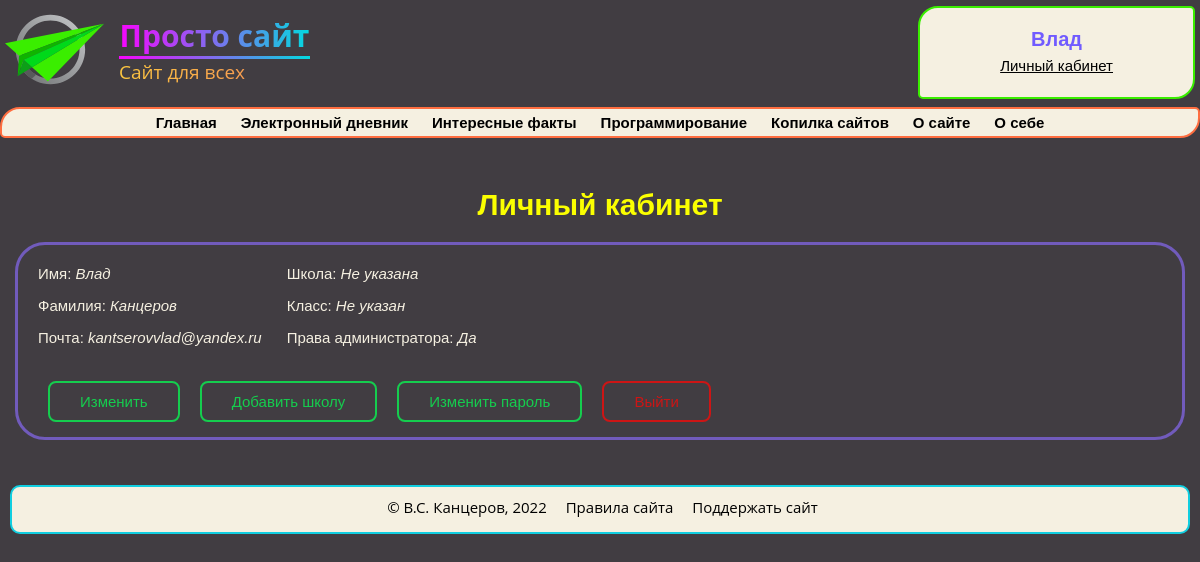
/personal (signed in), run on an earlier commit of the app's database.
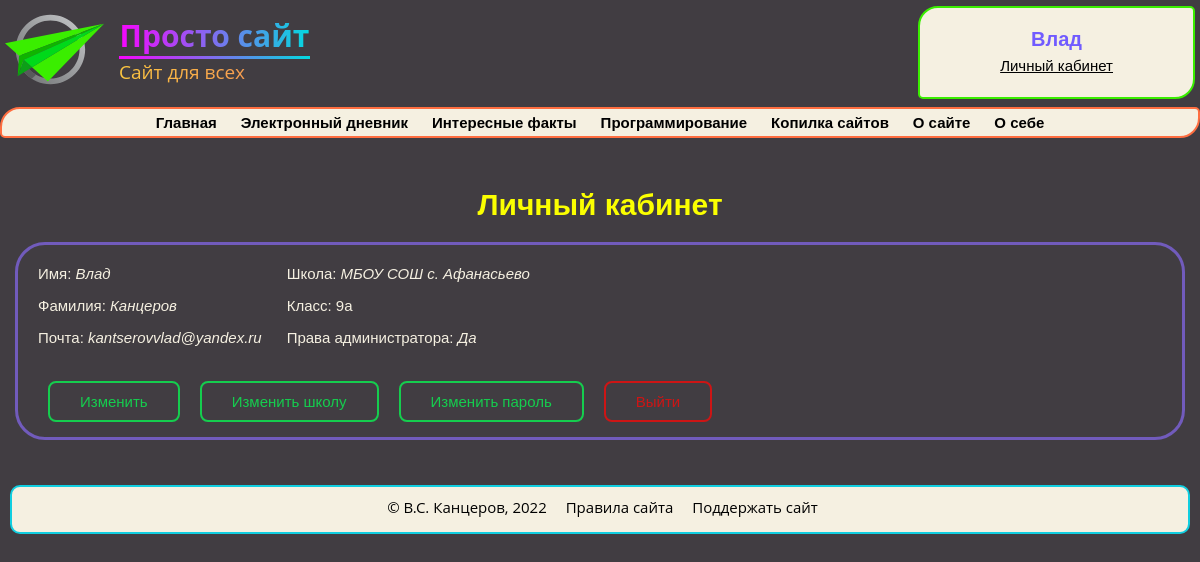
And on a later commit of the database.
### data/users.py (models this page shows, shortened)
class User(SqlAlchemyBase, UserMixin):
    __tablename__ = 'users'
    id = sqlalchemy.Column(sqlalchemy.Integer, primary_key=True, autoincrement=True)
    name = sqlalchemy.Column(sqlalchemy.String, nullable=False)
    surname = sqlalchemy.Column(sqlalchemy.String, nullable=True)
    class_n_id = sqlalchemy.Column(sqlalchemy.Integer, sqlalchemy.ForeignKey("class_n.id"), nullable=True)
    school_id = sqlalchemy.Column(sqlalchemy.Integer, sqlalchemy.ForeignKey("schools.id"), nullable=True)
    email = sqlalchemy.Column(sqlalchemy.String,
                              index=True, unique=True, nullable=False)
    admin = sqlalchemy.Column(sqlalchemy.Boolean, default=False)
    hashed_password = sqlalchemy.Column(sqlalchemy.String, nullable=False)

### data/schools.py (models this page shows)
class School(SqlAlchemyBase, UserMixin):
    __tablename__ = 'schools'
    id = sqlalchemy.Column(sqlalchemy.Integer, primary_key=True, autoincrement=True)
    name = sqlalchemy.Column(sqlalchemy.String, nullable=False)

### data/class_n.py (models this page shows)
class Classes(SqlAlchemyBase, UserMixin):
    __tablename__ = 'class_n'
    id = sqlalchemy.Column(sqlalchemy.Integer, primary_key=True, autoincrement=True)
    name = sqlalchemy.Column(sqlalchemy.String, nullable=False)
    school_id = sqlalchemy.Column(sqlalchemy.Integer, sqlalchemy.ForeignKey("schools.id"))

### main.py (the view)
@app.route('/personal')
def personal_account():
    if current_user.is_authenticated:
        db_sess = db_session.create_session()
        school = db_sess.query(School).filter(current_user.school_id == School.id).first()
        class_n = db_sess.query(Classes).filter(current_user.class_n_id == Classes.id).first()
        if school is not None:
            school = school.name
        if class_n is not None:
            class_n = class_n.name
        return render_template('personal.html', school=school, class_n=class_n)
    return redirect('/')

### data/db_session.py (called while the page is built)
def create_session() -> Session:
    global __factory
    return __factory()

### main.py (called while the page is built)
@login_manager.user_loader
def load_user(user_id):
    db_sess = db_session.create_session()
    return db_sess.query(User).get(user_id)

### templates/personal.html (shortened to what this page needs)
{% extends 'base.html' %}
{% block body %}
<h1>Личный кабинет</h1>
<div class="personal">
    <div class="div-flex">
        <div class="block-info">
            <p>Имя: <i>{{ current_user.name }}</i></p>
            <p>Фамилия: <i>{{ current_user.surname }}</i></p>
            <p>Почта: <i>{{ current_user.email }}</i></p>
        </div>
        <div class="block-info">
            {% if current_user.school_id %}
            <p>Школа: <i>{{ school }}</i></p>
            {% else %}
            <p>Школа: <i>Не указана</i></p>
            {% endif %}
            {% if current_user.class_n_id %}
            <p>Класс: {{ class_n }}</p>
            {% else %}
            <p>Класс: <i>Не указан</i></p>
            {% endif %}
            {% if current_user.admin %}
            <p>Права администратора: <i>Да</i></p>
            {% else %}
            <p>Права администратора: <i>Нет</i></p>
            {% endif %}
        </div>
    </div>
    <div class="div-flex">
        <a class="shine-button" href="/">Изменить</a>
        {% if current_user.school_id %}
        <a class="shine-button" href="/set/school">Изменить школу</a>
        {% else %}
        <a class="shine-button" href="/set/school">Добавить школу</a>
        {% endif %}
        <a class="shine-button" href="/">Изменить пароль</a>
        <a class="shine-button-red" href="/logout">Выйти</a>
    </div>
</div>
{% endblock %}

### templates/base.html (shortened to what this page needs)
<!DOCTYPE html>
<html lang="ru">
<head>
    <link type="text/css" rel="stylesheet" href="{{ url_for('static', filename='css/main.css') }}"/>
</head>
<body>
<header id="header" class="header">
    <a href="/" id="logo" class="logo">
        <img src="../static/logo.svg"/>
        <div class="logo-text">
            <h1>Просто сайт</h1>
            <hr>
            <p>Сайт для всех</p>
        </div>
    </a>
    <div id="authorization" class="authorization">
        {% if current_user.is_authenticated %}
            <a href="/logout" class="empty_a">
                <h1> {{ current_user.name }} </h1>
            </a>
            <a href="/personal" class="empty_a">
                <p> Личный кабинет </p>
            </a>
        {% endif %}
    </div>
</header>
<section>
    <div id="nav">
        <ul class="menu animate__animated notshow" id="navbar">
            <a href="#">
                <li class="li1">Главная</li>
            </a>
            <a href="#">
                <li class="li1">Электронный дневник</li>
            </a>
            <a href="#">
                <li class="li1">Интересные факты</li>
            </a>
            <a href="#">
                <li class="li1">Программирование</li>
            </a>
            <a href="#">
                <li class="li1">Копилка сайтов</li>
            </a>
            <a href="#">
                <li class="li1">О сайте</li>
            </a>
            <a href="#">
                <li class="li1">О себе</li>
            </a>
        </ul>
    </div>
</section>
{% block body %}{% endblock %}
<footer id="footer" class="footer">
    <p>© В.С. Канцеров, 2022</p>
    <a href="#">Правила сайта </a>
    <a href="#">Поддержать сайт</a>
</footer>
</body>
</html>

### static/css/main.css (style rules this page uses)
body { font-family: 'Open Sans', sans-serif; background-color: #413d42; color: #F5F0E1; font-size: 15px; padding: 0; margin: 0; }
a { color: #00ff00; text-decoration: underline; }
.header { display: flex; justify-content: space-between; }
h1 { color: #fbff00; text-align: center; font-family: 'Montserrat', sans-serif; font-size: 30px; margin-top: 50px; }
.logo { display: flex; align-items: center; margin-left: 5px; text-decoration: none; user-select: none; }
.logo-text { width: 191px; margin-left: 15px; }
.logo-text h1 { font-size: 30px; margin: 0; font-family: 'Open Sans', sans-serif; background: linear-gradient(to right, #F705FE, #03D9DF); background-clip: text; -webkit-background-clip: text; -webkit-text-fill-color: transparent; }
.logo-text hr { margin: 0; border: 0px; height: 3px; background: linear-gradient(to right, #F705FE, #03D9DF); }
.logo-text p { font-size: 19px; margin: 0; background: linear-gradient(to right, #FCC63F, #F48758); background-clip: text; -webkit-background-clip: text; -webkit-text-fill-color: transparent; }
.authorization { margin-top: 6px; margin-right: 5px; padding: 0 80px; color: black; border: 2px solid #3aee00; border-radius: 20px 5px; text-align: center; background-color: #f5f0e1; }
.authorization h1 { font-family: 'Montserrat', sans-serif; font-weight: 700; color: #715BFF; margin-top: 20px; margin-bottom: 6px; font-size: 20px; }
.authorization p { font-family: 'Montserrat', sans-serif; font-weight: 400; font-size: 15px; margin-top: 6px; color: #000; text-decoration: underline; }
.menu { margin: 0; padding: 0; margin-top: 8px; list-style-type: none; border: 2px solid #ff6e40; border-radius: 20px 5px; text-align: center; background-color: #f5f0e1; }
.menu a { color: #000000; padding: 5px 10px; text-decoration: none; font-family: 'Montserrat', sans-serif; font-weight: 600; display: inline-block; width: auto; }
.empty_a { text-decoration: none }
.personal { margin: 0px 15px; border: solid #715bbc; padding: 0px 15px; border-radius: 30px; font-size: 15px; font-family: 'Montserrat', sans-serif; }
.div-flex { display: flex; padding: 5px; }
.block-info { margin-right: 25px; }
.shine-button-red { text-decoration: none; display: inline-block; padding: 10px 30px; margin: 10px 10px; position: relative; overflow: hidden; border: 2px solid #cd1515; border-radius: 8px; font-family: 'Montserrat', sans-serif; color: #cd1515; transition: .2s ease-in-out; }
.shine-button-red:before { content: ""; background: linear-gradient(90deg, rgba(255, 255, 255, .1), rgba(255, 255, 255, .5)); height: 50px; width: 50px; position: absolute; top: -8px; left: -75px; transform: skewX(-45deg); }
.shine-button { text-decoration: none; display: inline-block; padding: 10px 30px; margin: 10px 10px; position: relative; overflow: hidden; border: 2px solid #15cd4e; border-radius: 8px; font-family: 'Montserrat', sans-serif; color: #15cd4e; transition: .2s ease-in-out; }
.shine-button:before { content: ""; background: linear-gradient(90deg, rgba(255, 255, 255, .1), rgba(255, 255, 255, .5)); height: 50px; width: 50px; position: absolute; top: -8px; left: -75px; transform: skewX(-45deg); }
#footer { margin: 5px 10px; margin-top: 45px; border: 2px solid #10cee0; border-radius: 10px 10px; background-color: #f5f0e1; text-align: center; }
#footer p { margin-top: 10px; margin-left: 10px; margin-right: 5px; color: #000; width: auto; display: inline-block; }
#footer a { margin-top: 5px; margin-left: 10px; margin-right: 5px; padding: 0; text-decoration: none; color: #000; width: auto; display: inline-block; transition: all 0.5s ease; margin-bottom: 5px; }
:root { --animate-duration: 1s; --animate-delay: 1s; --animate-repeat: 1; }
.animate__animated { -webkit-animation-duration: 1s; animation-duration: 1s; -webkit-animation-duration: var(--animate-duration); animation-duration: var(--animate-duration); -webkit-animation-fill-mode: both; animation-fill-mode: both; }

What changed in the data, as far as the page shows it:
changed User "Влад": school_id empty → 1 (drawn); class_n_id empty → 1 (drawn)
added School: name "МБОУ СОШ с. Афанасьево"
added Classes: name "9а"
Also different on the page:
text no longer shown: "Не указана Не указан Добавить школу"
text now shown: "Изменить школу"
